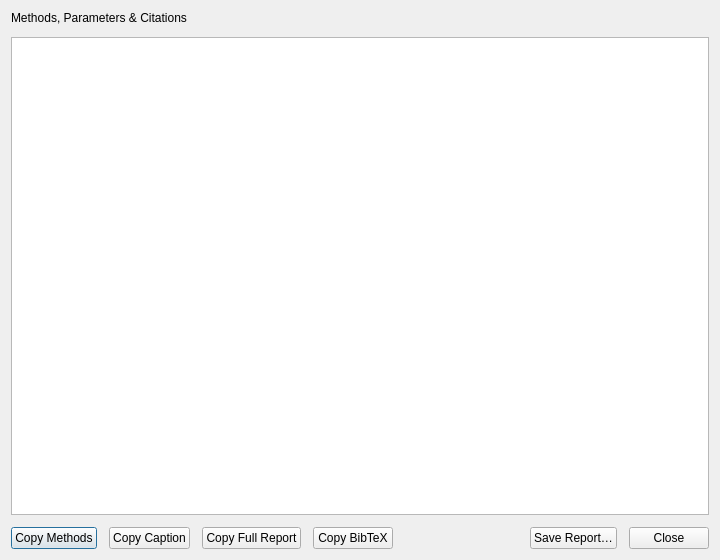
<?xml version="1.0" encoding="UTF-8"?>
<ui version="4.0">
 <class>dialog_methods_citations</class>
 <widget class="QDialog" name="dialog_methods_citations">
  <property name="surfaceRole" stdset="0"><string>panel</string></property>
  <property name="minimumSize"><size><width>720</width><height>560</height></size></property>
  <property name="windowTitle"><string>Methods &amp; Citations</string></property>
  <layout class="QVBoxLayout" name="layout_methods_citations">
   <property name="spacing"><number>12</number></property>
   <item><widget class="QLabel" name="label_methods_citations_title"><property name="text"><string>Methods, Parameters &amp; Citations</string></property><property name="wordWrap"><bool>true</bool></property></widget></item>
   <item><widget class="QTextBrowser" name="browser_methods_citations"><property name="openExternalLinks"><bool>true</bool></property></widget></item>
   <item>
    <layout class="QHBoxLayout" name="layout_methods_citations_actions">
     <item><widget class="QPushButton" name="button_copy_methods"><property name="text"><string>Copy Methods</string></property></widget></item>
     <item><widget class="QPushButton" name="button_copy_caption"><property name="text"><string>Copy Caption</string></property></widget></item>
     <item><widget class="QPushButton" name="button_copy_report"><property name="text"><string>Copy Full Report</string></property></widget></item>
     <item><widget class="QPushButton" name="button_copy_bibtex"><property name="text"><string>Copy BibTeX</string></property></widget></item>
     <item><spacer name="spacer_methods_citations"><property name="orientation"><enum>Qt::Horizontal</enum></property><property name="sizeHint" stdset="0"><size><width>40</width><height>20</height></size></property></spacer></item>
     <item><widget class="QPushButton" name="button_save_report"><property name="text"><string>Save Report…</string></property></widget></item>
     <item><widget class="QPushButton" name="button_close"><property name="text"><string>Close</string></property></widget></item>
    </layout>
   </item>
  </layout>
 </widget>
 <resources/>
 <connections/>
</ui>
